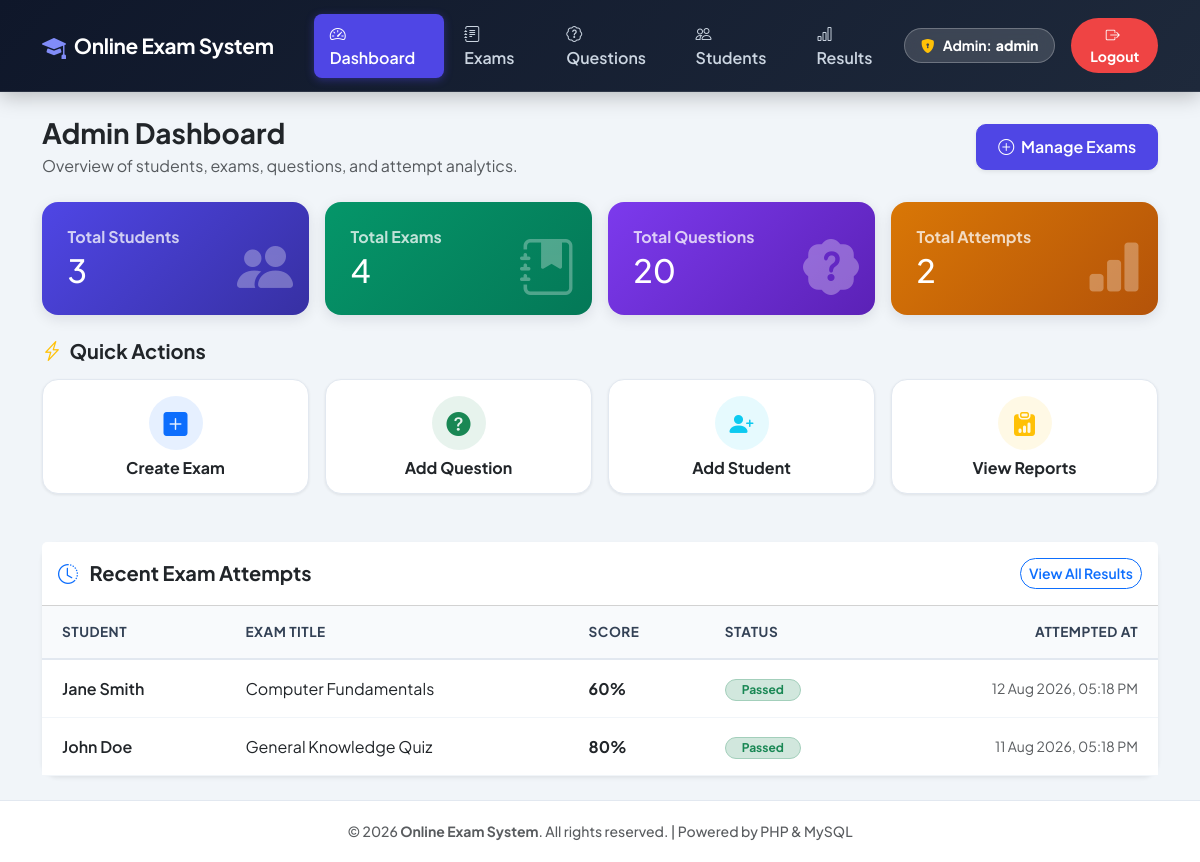
Screenshot of /admin/dashboard.php (signed in) with the database file from the repository.
### tables this page shows
CREATE TABLE IF NOT EXISTS results (
    id INT AUTO_INCREMENT PRIMARY KEY,
    student_id INT NOT NULL,
    exam_id INT NOT NULL,
    score INT NOT NULL,
    attempted_at DATETIME DEFAULT CURRENT_TIMESTAMP,
    FOREIGN KEY (student_id) REFERENCES students(id) ON DELETE CASCADE,
    FOREIGN KEY (exam_id) REFERENCES exams(id) ON DELETE CASCADE
);

CREATE TABLE IF NOT EXISTS students (
    id INT AUTO_INCREMENT PRIMARY KEY,
    name VARCHAR(100) NOT NULL,
    email VARCHAR(100) NOT NULL UNIQUE,
    password VARCHAR(255) NOT NULL
);

CREATE TABLE IF NOT EXISTS exams (
    id INT AUTO_INCREMENT PRIMARY KEY,
    title VARCHAR(150) NOT NULL,
    duration_minutes INT NOT NULL DEFAULT 30
);

### admin/dashboard.php (the view, shortened to what this page needs)
<?php
include '../includes/header.php';
include '../config/db.php';
$q_students = mysqli_query($conn, "SELECT COUNT(*) AS c FROM students");
$total_students = ($q_students ? mysqli_fetch_assoc($q_students)['c'] : 0);
$q_exams = mysqli_query($conn, "SELECT COUNT(*) AS c FROM exams");
$total_exams = ($q_exams ? mysqli_fetch_assoc($q_exams)['c'] : 0);
$q_questions = mysqli_query($conn, "SELECT COUNT(*) AS c FROM questions");
$total_questions = ($q_questions ? mysqli_fetch_assoc($q_questions)['c'] : 0);
$q_results = mysqli_query($conn, "SELECT COUNT(*) AS c FROM results");
$total_results = ($q_results ? mysqli_fetch_assoc($q_results)['c'] : 0);
$recent_results = mysqli_query($conn, "SELECT r.*, s.name AS student_name, e.title AS exam_title
                                      FROM results r
                                      JOIN students s ON r.student_id = s.id
                                      JOIN exams e ON r.exam_id = e.id
                                      ORDER BY r.attempted_at DESC LIMIT 5");
?>
<div class="d-flex justify-content-between align-items-center mb-4">
    <div>
        <h3 class="fw-bold text-dark mb-1">Admin Dashboard</h3>
        <p class="text-muted mb-0">Overview of students, exams, questions, and attempt analytics.</p>
    </div>
    <div>
        <a href="manage-exam.php" class="btn btn-primary shadow-sm fw-bold">
            <i class="bi bi-plus-circle me-1"></i> Manage Exams
        </a>
    </div>
</div>
<div class="row g-3 mb-4">
    <div class="col-md-6 col-xl-3">
        <a href="manage-students.php" class="text-decoration-none">
            <div class="stat-card stat-card-blue bg-gradient-blue" style="background: linear-gradient(135deg, #4f46e5 0%, #3730a3 100%) !important; color: #ffffff !important;">
                <h6 class="mb-1 fw-bold text-white opacity-75">Total Students</h6>
                <h2 class="fw-extrabold mb-0 text-white"><?php echo $total_students; ?></h2>
                <i class="bi bi-people-fill stat-icon text-white"></i>
            </div>
        </a>
    </div>
    <div class="col-md-6 col-xl-3">
        <a href="manage-exam.php" class="text-decoration-none">
            <div class="stat-card stat-card-green bg-gradient-green" style="background: linear-gradient(135deg, #059669 0%, #047857 100%) !important; color: #ffffff !important;">
                <h6 class="mb-1 fw-bold text-white opacity-75">Total Exams</h6>
                <h2 class="fw-extrabold mb-0 text-white"><?php echo $total_exams; ?></h2>
                <i class="bi bi-journal-bookmark-fill stat-icon text-white"></i>
            </div>
        </a>
    </div>
    <div class="col-md-6 col-xl-3">
        <a href="manage-questions.php" class="text-decoration-none">
            <div class="stat-card stat-card-purple" style="background: linear-gradient(135deg, #7c3aed 0%, #5b21b6 100%) !important; color: #ffffff !important;">
                <h6 class="mb-1 fw-bold text-white opacity-75">Total Questions</h6>
                <h2 class="fw-extrabold mb-0 text-white"><?php echo $total_questions; ?></h2>
                <i class="bi bi-patch-question-fill stat-icon text-white"></i>
            </div>
        </a>
    </div>
    <div class="col-md-6 col-xl-3">
        <a href="view-results.php" class="text-decoration-none">
            <div class="stat-card stat-card-orange bg-gradient-orange" style="background: linear-gradient(135deg, #d97706 0%, #b45309 100%) !important; color: #ffffff !important;">
                <h6 class="mb-1 fw-bold text-white opacity-75">Total Attempts</h6>
                <h2 class="fw-extrabold mb-0 text-white"><?php echo $total_results; ?></h2>
                <i class="bi bi-bar-chart-fill stat-icon text-white"></i>
            </div>
        </a>
    </div>
</div>
<h5 class="fw-bold mb-3 text-dark"><i class="bi bi-lightning-charge text-warning me-1"></i> Quick Actions</h5>
<div class="row g-3 mb-5">
    <div class="col-md-3 col-sm-6">
        <a href="manage-exam.php?action=new" class="text-decoration-none">
            <div class="hover-card p-3 text-center">
                <div class="rounded-circle bg-primary bg-opacity-10 text-primary d-inline-flex align-items-center justify-content-center p-3 mb-2" style="width: 54px; height: 54px;">
                    <i class="bi bi-plus-square-fill fs-4"></i>
                </div>
                <h6 class="fw-bold text-dark mb-0">Create Exam</h6>
            </div>
        </a>
    </div>
    <div class="col-md-3 col-sm-6">
        <a href="add-question.php" class="text-decoration-none">
            <div class="hover-card p-3 text-center">
                <div class="rounded-circle bg-success bg-opacity-10 text-success d-inline-flex align-items-center justify-content-center p-3 mb-2" style="width: 54px; height: 54px;">
                    <i class="bi bi-question-circle-fill fs-4"></i>
                </div>
                <h6 class="fw-bold text-dark mb-0">Add Question</h6>
            </div>
        </a>
    </div>
    <div class="col-md-3 col-sm-6">
        <a href="manage-students.php" class="text-decoration-none">
            <div class="hover-card p-3 text-center">
                <div class="rounded-circle bg-info bg-opacity-10 text-info d-inline-flex align-items-center justify-content-center p-3 mb-2" style="width: 54px; height: 54px;">
                    <i class="bi bi-person-plus-fill fs-4"></i>
                </div>
                <h6 class="fw-bold text-dark mb-0">Add Student</h6>
            </div>
        </a>
    </div>
    <div class="col-md-3 col-sm-6">
        <a href="view-results.php" class="text-decoration-none">
            <div class="hover-card p-3 text-center">
                <div class="rounded-circle bg-warning bg-opacity-10 text-warning d-inline-flex align-items-center justify-content-center p-3 mb-2" style="width: 54px; height: 54px;">
                    <i class="bi bi-clipboard-data-fill fs-4"></i>
                </div>
                <h6 class="fw-bold text-dark mb-0">View Reports</h6>
            </div>
        </a>
    </div>
</div>
<div class="card shadow-sm border-0 rounded-4">
    <div class="card-header bg-white py-3 d-flex justify-content-between align-items-center">
        <h5 class="fw-bold mb-0 text-dark"><i class="bi bi-clock-history text-primary me-2"></i> Recent Exam Attempts</h5>
        <a href="view-results.php" class="btn btn-sm btn-outline-primary fw-semibold rounded-pill">View All Results</a>
    </div>
    <div class="card-body p-0">
        <div class="table-responsive">
            <table class="table custom-table align-middle mb-0">
                <thead>
                    <tr>
                        <th class="ps-4">Student</th>
                        <th>Exam Title</th>
                        <th>Score</th>
                        <th>Status</th>
                        <th class="pe-4 text-end">Attempted At</th>
                    </tr>
                </thead>
                <tbody>
                    <?php if ($recent_results && mysqli_num_rows($recent_results) > 0): ?>
                        <?php while ($r = mysqli_fetch_assoc($recent_results)):
                            $passed = $r['score'] >= 50;
                        ?>
                            <tr>
                                <td class="ps-4 fw-semibold text-dark"><?php echo htmlspecialchars($r['student_name']); ?></td>
                                <td class="text-dark"><?php echo htmlspecialchars($r['exam_title']); ?></td>
                                <td><span class="fw-bold text-dark"><?php echo $r['score']; ?>%</span></td>
                                <td>
                                    <?php if ($passed): ?>
                                        <span class="badge bg-success-subtle text-success border border-success-subtle rounded-pill px-3 py-1 fw-bold">Passed</span>
                                    <?php else: ?>
                                        <span class="badge bg-danger-subtle text-danger border border-danger-subtle rounded-pill px-3 py-1 fw-bold">Failed</span>
                                    <?php endif; ?>
                                </td>
                                <td class="pe-4 text-end text-muted small"><?php echo date('d M Y, h:i A', strtotime($r['attempted_at'])); ?></td>
                            </tr>
                        <?php endwhile; ?>
                    <?php endif; ?>
                </tbody>
            </table>
        </div>
    </div>
</div>
<?php include '../includes/footer.php'; ?>

### css/style.css (style rules this page uses)
:root { --primary-color: #4f46e5; --primary-hover: #4338ca; --secondary-color: #64748b; --success-color: #10b981; --danger-color: #ef4444; --warning-color: #f59e0b; --info-color: #06b6d4; --bg-body: #f1f5f9; --card-bg: #ffffff; --text-main: #0f172a; --text-muted: #64748b; --border-color: #cbd5e1; --shadow-sm: 0 1px 3px rgba(0,0,0,0.08); --shadow-md: 0 4px 14px rgba(15, 23, 42, 0.1); --shadow-lg: 0 12px 28px rgba(15, 23, 42, 0.15); }
body { background-color: var(--bg-body) !important; color: var(--text-main) !important; font-family: 'Plus Jakarta Sans', -apple-system, BlinkMacSystemFont, sans-serif; min-height: 100vh; display: flex; flex-direction: column; }
.stat-card { border: none !important; border-radius: 16px !important; padding: 1.6rem !important; box-shadow: var(--shadow-md) !important; transition: transform 0.25s ease, box-shadow 0.25s ease !important; position: relative !important; overflow: hidden !important; color: #ffffff !important; }
.stat-card * { color: #ffffff !important; }
.stat-card .stat-icon { font-size: 3.5rem !important; opacity: 0.3 !important; position: absolute !important; right: 1rem !important; bottom: 0.5rem !important; color: #ffffff !important; }
.stat-card-blue, .bg-gradient-blue { background: linear-gradient(135deg, #4f46e5 0%, #3730a3 100%) !important; }
.stat-card-green, .bg-gradient-green { background: linear-gradient(135deg, #059669 0%, #047857 100%) !important; }
.stat-card-purple { background: linear-gradient(135deg, #7c3aed 0%, #5b21b6 100%) !important; }
.stat-card-orange, .bg-gradient-orange { background: linear-gradient(135deg, #d97706 0%, #b45309 100%) !important; }
.hover-card { border: 1px solid #e2e8f0 !important; border-radius: 16px !important; background: #ffffff !important; box-shadow: var(--shadow-sm) !important; transition: all 0.25s cubic-bezier(0.4, 0, 0.2, 1) !important; }
.custom-table { border-collapse: separate !important; border-spacing: 0 !important; }
.custom-table thead th { background: #f8fafc !important; color: #334155 !important; font-weight: 700 !important; font-size: 0.85rem !important; text-transform: uppercase !important; letter-spacing: 0.5px !important; padding: 1rem 1.25rem !important; border-bottom: 2px solid #e2e8f0 !important; }
.custom-table tbody td { padding: 1rem 1.25rem !important; vertical-align: middle !important; border-bottom: 1px solid #f1f5f9 !important; }
.btn-primary { background-color: #4f46e5 !important; border-color: #4f46e5 !important; color: #ffffff !important; font-weight: 600 !important; border-radius: 10px !important; padding: 0.6rem 1.3rem !important; transition: all 0.2s ease !important; }

### rows the page displays
results: student.name "Jane Smith", exam.title "Computer Fundamentals", score "60", shows "Passed", attempted_at "12 Aug 2026, 05:18 PM"
results: student.name "John Doe", exam.title "General Knowledge Quiz", score "80", shows "Passed", attempted_at "11 Aug 2026, 05:18 PM"

### other values shown
$_SESSION['admin_username'] "admin"
$total_students "3"
$total_exams "4"
$total_questions "20"
$total_results "2"
